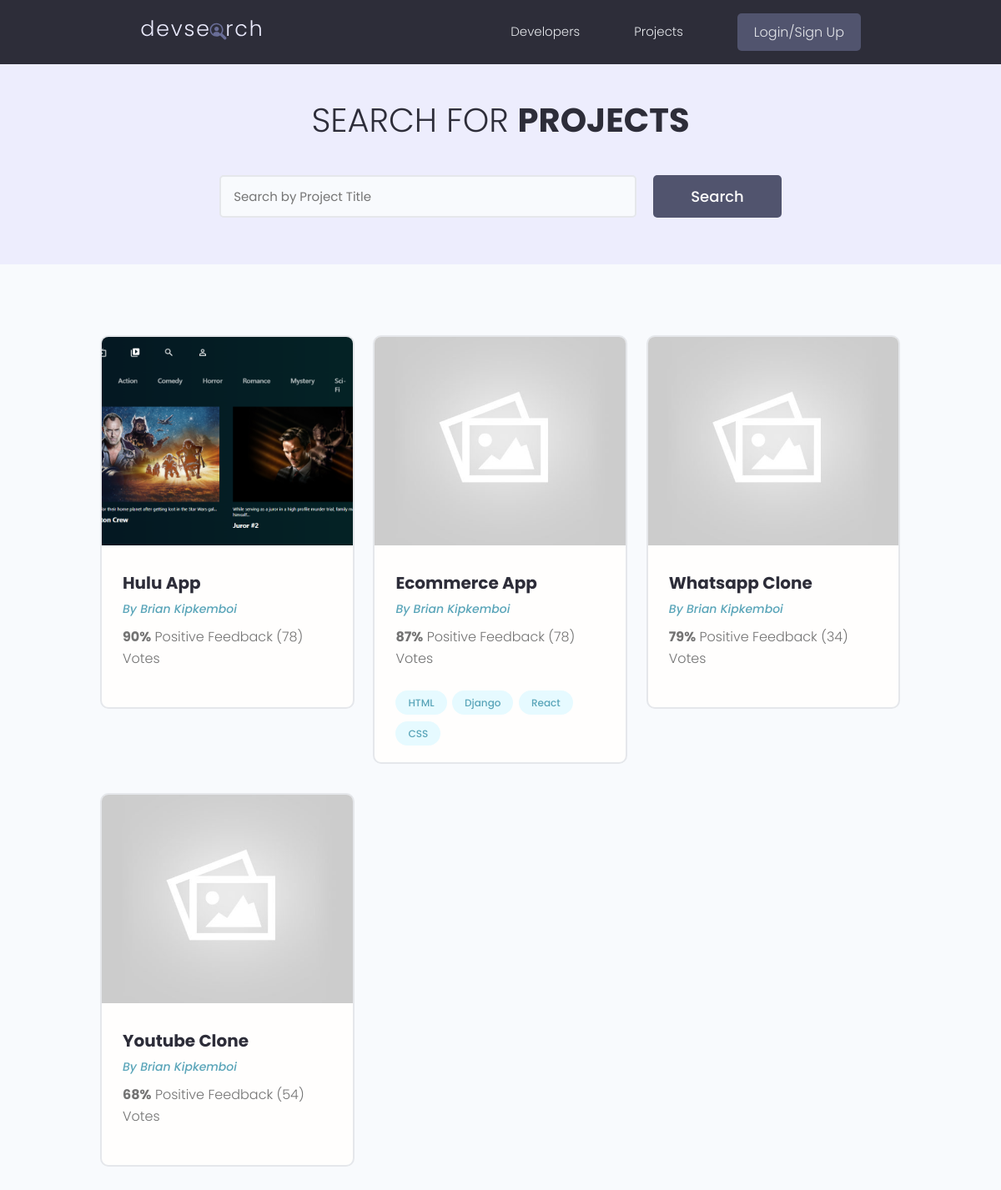
Before: /projects/ with the older database file.
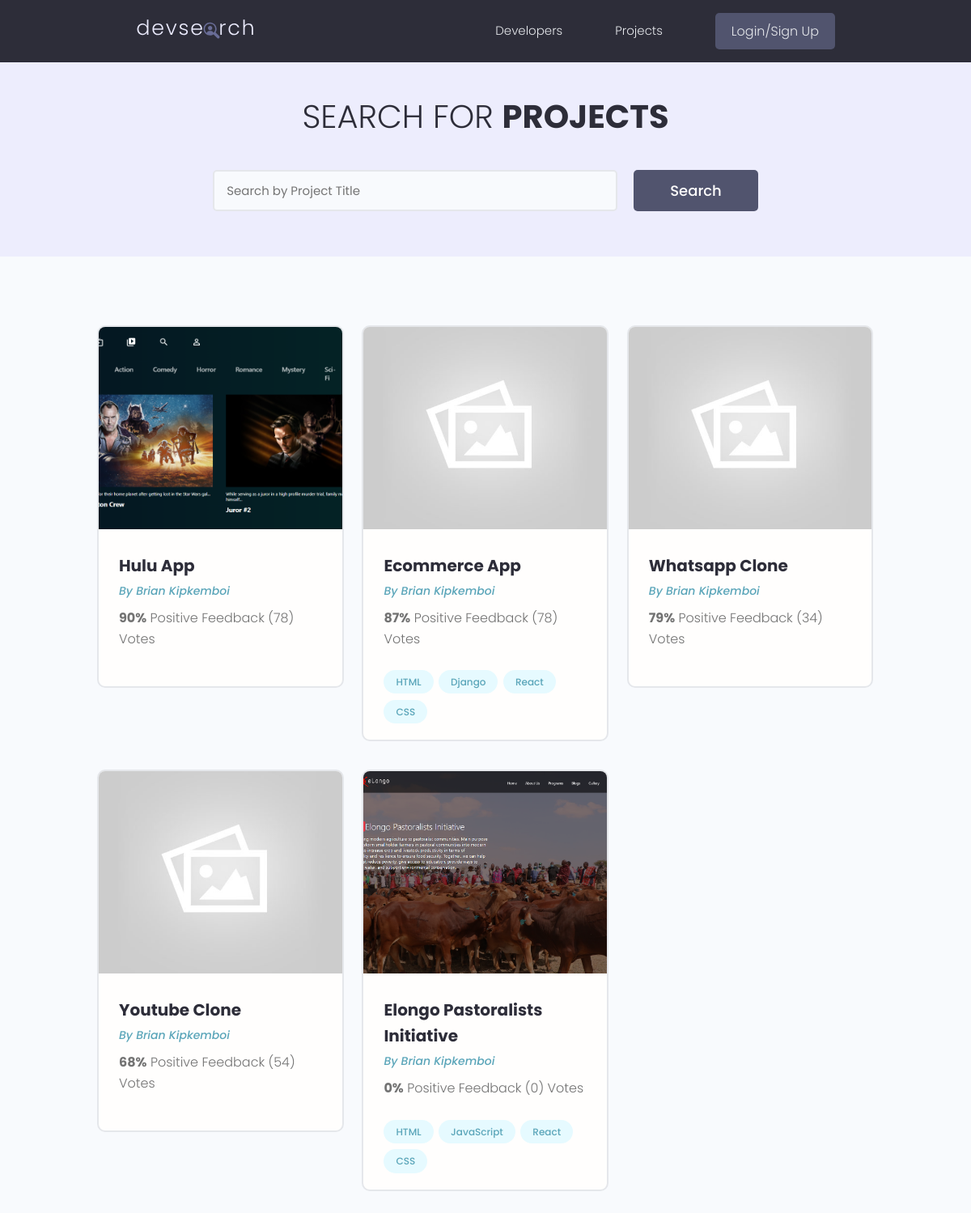
After: the same page with the newer database file.
### projects/models.py (models this page shows, shortened)
class Project(models.Model):
    owner = models.ForeignKey(
        Profile, null=True, blank=True, on_delete=models.CASCADE)
    title = models.CharField(max_length=200)
    description = models.TextField(null=True, blank=True)
    featured_image = models.ImageField(
        null=True, blank=True, default="default.jpg")
    demo_link = models.CharField(max_length=2000, null=True, blank=True)
    source_link = models.CharField(max_length=2000, null=True, blank=True)
    tags = models.ManyToManyField('Tag', blank=True)
    vote_total = models.IntegerField(default=0, null=True, blank=True)
    vote_ratio = models.IntegerField(default=0, null=True, blank=True)
    created = models.DateTimeField(auto_now_add=True)
    id = models.UUIDField(default=uuid.uuid4, unique=True,
                          primary_key=True, editable=False)
    class Meta:
        ordering = ['-vote_ratio', '-vote_total', 'title']

class Tag(models.Model):
    name = models.CharField(max_length=200)
    created = models.DateTimeField(auto_now_add=True)
    id = models.UUIDField(default=uuid.uuid4, unique=True,
                          primary_key=True, editable=False)
    def __str__(self):
        return self.name

### users/models.py (models this page shows, shortened)
class Profile(models.Model):
    user = models.OneToOneField(
        User, on_delete=models.CASCADE, null=True, blank=True)
    name = models.CharField(max_length=200, blank=True, null=True)
    email = models.EmailField(max_length=500, blank=True, null=True)
    username = models.CharField(max_length=200, blank=True, null=True)
    location = models.CharField(max_length=200, blank=True, null=True)
    short_intro = models.CharField(max_length=200, blank=True, null=True)
    bio = models.TextField(blank=True, null=True)
    profile_image = models.ImageField(
        null=True, blank=True, upload_to='profiles/', default="profiles/user-default.png")
    social_github = models.CharField(max_length=200, blank=True, null=True)
    social_twitter = models.CharField(max_length=200, blank=True, null=True)
    social_linkedin = models.CharField(max_length=200, blank=True, null=True)
    social_youtube = models.CharField(max_length=200, blank=True, null=True)
    social_website = models.CharField(max_length=200, blank=True, null=True)
    created = models.DateTimeField(auto_now_add=True)
    id = models.UUIDField(default=uuid.uuid4, unique=True,
                          primary_key=True, editable=False)
    class Meta:
        ordering = ['created']

### projects/views.py (the view)
# urls.py: path('projects/', views.getProjects),
def projects(request):
    projects, search_query = searchProjects(request)
    custom_range, projects = paginateProjects(request, projects, 6)
    context = {'projects': projects,
               'search_query': search_query, 'custom_range': custom_range}
    return render(request, 'projects/projects.html', context)

### projects/utils.py (called while the page is built)
def paginateProjects(request, projects, results):
    page = request.GET.get('page')
    paginator = Paginator(projects, results)
    try:
        projects = paginator.page(page)
    except PageNotAnInteger:
        page = 1
        projects = paginator.page(page)
    except EmptyPage:
        page = paginator.num_pages
        projects = paginator.page(page)
    leftIndex = (int(page) - 4)
    if leftIndex < 1:
        leftIndex = 1
    rightIndex = (int(page) + 5)
    if rightIndex > paginator.num_pages:
        rightIndex = paginator.num_pages + 1
    custom_range = range(leftIndex, rightIndex)
    return custom_range, projects

def searchProjects(request):
    search_query = ''
    if request.GET.get('search_query'):
        search_query = request.GET.get('search_query')
    tags = Tag.objects.filter(name__icontains=search_query)
    projects = Project.objects.distinct().filter(
        Q(title__icontains=search_query) |
        Q(description__icontains=search_query) |
        Q(owner__name__icontains=search_query) |
        Q(tags__in=tags)
    )
    return projects, search_query

### projects/templates/projects/projects.html (shortened to what this page needs)
{% extends 'main.html' %}
{% block content %}
<main class="projects">
    <section class="hero-section text-center">
        <div class="container container--narrow">
            <div class="hero-section__box">
                <h2>Search for <span>Projects</span></h2>
            </div>
            <div class="hero-section__search">
                <form id='searchForm' class="form" action="{% url 'projects' %}" method="get">
                    <div class="form__field">
                        <input class="input input--text" id="formInput#search" type="text" name="search_query"
                            placeholder="Search by Project Title" value="{{search_query}}" />
                    </div>
                    <input class="btn btn--sub btn--lg" type="submit" value="Search" />
                </form>
            </div>
        </div>
    </section>
    <section class="projectsList">
        <div class="container">
            <div class="grid grid--three">
                {% for project in projects %}
                <div class="column">
                    <div class="card project">
                        <a href="{% url 'project' project.id %}" class="project">
                            <img class="project__thumbnail" src="{{project.featured_image.url}}" alt="project thumbnail" />
                            <div class="card__body">
                                <h3 class="project__title">{{project.title}}</h3>
                                <p><a class="project__author" href="{% url 'project' project.owner.id %}">By
                                        {{project.owner.name}}</a>
                                </p>
                                <p class="project--rating">
                                    <span style="font-weight: bold;">{{project.vote_ratio}}%</span> Positive
                                    Feedback ({{project.vote_total}}) Vote{{project.vote_total|pluralize:"s"}}
                                </p>
                                <div class="project__tags">
                                    {% for tag in project.tags.all %}
                                    <span class="tag tag--pill tag--main">
                                        <small>{{tag}}</small>
                                    </span>
                                    {% endfor %}
                                </div>
                            </div>
                        </a>
                    </div>
                </div>
                {% endfor %}
            </div>
        </div>
    </section>
</main>
{% endblock %}

### templates/main.html (shortened to what this page needs)
<!DOCTYPE html>
{% load static %}
<html>
<head>
    <link rel="stylesheet" href="https://cdn.iconmonstr.com/1.3.0/css/iconmonstr-iconic-font.min.css" />
    <link rel="stylesheet" href="{% static 'uikit/styles/uikit.css' %}" />
    <link rel="stylesheet" href="https://cdnjs.cloudflare.com/ajax/libs/font-awesome/5.15.3/css/all.min.css">
    <link rel="stylesheet" href="https://cdn.jsdelivr.net/npm/bootstrap-icons/font/bootstrap-icons.css">
    <link rel="stylesheet" href="{% static 'styles/app.css' %}" />
</head>
<body>
    {% include 'navbar.html' %}
    {% block content %}
    {% endblock content %}
</body>
</html>

### templates/navbar.html (shortened to what this page needs)
{% load static %}
<header class="header">
    <div class="container container--narrow">
        <a href="{% url 'projects' %}" class="header__logo">
            <img src="{% static 'images/logo.svg' %} " alt="DevSearch Logo" />
        </a>
        <nav class="header__nav">
            <ul class="header__menu">
                <li class="header__menuItem"><a href="{% url 'profiles' %}">Developers</a></li>
                <li class="header__menuItem"><a href="{% url 'projects' %}">Projects</a></li>
                {% if request.user.is_authenticated %}
                <li class="header__menuItem"><a href="{% url 'inbox' %}">Inbox</a></li>
                <li class="header__menuItem"><a href="{% url 'account' %}">Account</a></li>
                <li class="header__menuItem"><a href="{% url 'logout' %}" class="btn btn--sub">Logout</a></li>
                {% else %}
                <li class="header__menuItem"><a href="{% url 'login' %}" class="btn btn--sub">Login/Sign Up</a></li>
                {% endif %}
            </ul>
        </nav>
    </div>
</header>

### static/styles/app.css (style rules this page uses)
:root { --color-sub: #2d2d39; }
.btn--sub { background-color: var(--color-sub-light); }
.card { border: 2px solid var(--color-light); }
img { width: 100%; }
.header { position: sticky; z-index: 111; background-color: var(--color-sub); padding: 1.5rem 0; }
.header > .container { display: flex; justify-content: space-between; align-items: center; }
.header__logo > img { height: 3.8rem; }
.header__nav > ul { display: inline-flex; align-items: center; list-style: none; gap: 6.5rem; }
.header__menuItem > a { color: var(--color-light); font-weight: 300; }
.hero-section { height: 40vh; display: flex; align-items: center; background-color: var(--color-sub); }
.hero-section__box { margin-bottom: 4rem; }
.hero-section__box > h2, .hero-section__box > h2 > span { font-size: 4rem; color: var(--color-light); line-height: 1.3; text-transform: uppercase; }
.hero-section__box > h2 { font-weight: 300; }
.hero-section__box > h2 > span { font-weight: 700; }
.hero-section__search > .form { display: flex; align-items: center; justify-content: center; gap: 2rem; }
.hero-section__search > .form input.input--text { width: 50rem; }
.project__author { font-size: 1.4rem; font-style: italic; }
.project--rating { margin-bottom: 1.6em; margin-top: .5em; }
.projects > .hero-section { background: var(--color-sub-lighter); height: 30vh; }
.projects .hero-section__box { margin-bottom: 2.5rem; }
.projects .hero-section__box > h2 { color: var(--color-sub); }
.projects .hero-section__box > h2 > span { font-weight: 700; color: var(--color-sub); }
.projectsList { margin-top: 8rem; }
.project__thumbnail { height: 25rem; object-fit: cover; object-position: top center; }
.project__title { font-size: 2rem; font-weight: 700; color: var(--color-sub); }

### static/uikit/styles/modules/_variables.css (style rules this page uses)
:root { --color-main: #5aa5b9; --color-main-light: #e6faff; --color-sub: #3f4156; --color-sub-light: #51546e; --color-sub-lighter: #ededfd; --color-text: #737373; --color-gray: #8b8b8b; --color-light: #e5e7eb; --color-light-gray: #767676; --color-bg: #f8fafd; --color-white: #fffefd; --color-white-light: #f3f3f3; --color-success: #359e64; --color-success-bg: #def8e8; --color-error: #fc4b0b; --color-error-bg: #fff2ee; --font-base: 'Poppins', arial, helvetica, 'Segoe UI', roboto, ubuntu, sans-serif; --font-monospace: 'Fira Code', 'Courier New', courier, monospace; --font-regular: 300; --font-medium: 500; --font-bold: 700; --generic-shadow: 1px 1px 5px #00000010; --generic-transition: all 0.3s ease-in-out; }

### static/uikit/styles/modules/_base.css (style rules this page uses)
* { margin: 0; padding: 0; box-sizing: border-box; text-rendering: optimizeLegibility; color: inherit; font-size: inherit; }
html { font-size: 50%; }
@media only screen and (min-width: 480px) { html { font-size: 56.25%; } }
@media only screen and (min-width: 1200px) { html { font-size: 62.5%; } }
body { line-height: 1.6; font-weight: 400; font-size: 1.5rem; color: var(--color-text); background-color: var(--color-bg); min-height: 100vh; }

### static/uikit/styles/modules/_typography.css (style rules this page uses)
* { font-family: var(--font-base); }
h2 { font-size: 3.6rem; font-weight: var(--font-bold); }
h3 { font-size: 3.2rem; font-weight: var(--font-medium); }
p, span, strong { font-size: 1.6rem; color: var(--color-text); font-weight: var(--font-regular); }
a { padding-bottom: 2px; text-decoration: none; display: inline-block; color: var(--color-main); font-weight: var(--font-medium); }

### static/uikit/styles/modules/_utilities.css (style rules this page uses)
.container { width: 92%; max-width: 165rem; margin: 0 auto; box-sizing: border-box; }
.container--narrow { width: 92%; max-width: 120rem; }
@media screen and (min-width: 1000px) { .container { width: 90%; } }
@media screen and (min-width: 1000px) { .container--narrow { width: 85%; } }
@media screen and (min-width: 1200px) { .container { width: 80%; } }
@media screen and (min-width: 1200px) { .container--narrow { width: 72%; } }
.text-center { text-align: center; }

### static/uikit/styles/modules/_button.css (style rules this page uses)
.btn { display: inline-block; position: relative; cursor: pointer; background-color: var(--color-light); font-weight: var(--font-medium); color: var(--color-sub); text-decoration: none; padding: 1rem 2rem; border-radius: 0.5rem; border: none; width: -webkit-fit-content; width: -moz-fit-content; width: fit-content; height: -webkit-fit-content; height: -moz-fit-content; height: fit-content; font-size: 1.6rem; outline-width: 0; outline-color: transparent; -webkit-backface-visibility: hidden; backface-visibility: hidden; transition: all 0.3s ease-in-out; }
.btn--sub { background-color: var(--color-sub); color: var(--color-white); }
.btn--lg { font-size: 1.8rem; padding: 1.2rem 4.5rem; }

Changed rows visible on the page:
added Project: featured_image (picture), title "Elongo Pastoralists Initiative", owner.name "Brian Kipkemboi", vote_ratio "0", vote_total "0", Tag (name "HTML"), Tag (name "React"), Tag (name "CSS")
added Tag: name "JavaScript", shown under "Elongo Pastoralists Initiative"
